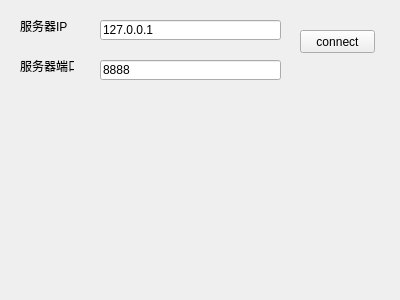
<?xml version="1.0" encoding="UTF-8"?>
<ui version="4.0">
 <class>ClientWidget</class>
 <widget class="QWidget" name="ClientWidget">
  <property name="geometry">
   <rect>
    <x>0</x>
    <y>0</y>
    <width>400</width>
    <height>300</height>
   </rect>
  </property>
  <property name="windowTitle">
   <string>Form</string>
  </property>
  <widget class="QLabel" name="label">
   <property name="geometry">
    <rect>
     <x>20</x>
     <y>20</y>
     <width>54</width>
     <height>12</height>
    </rect>
   </property>
   <property name="text">
    <string>服务器IP</string>
   </property>
  </widget>
  <widget class="QLineEdit" name="lineEditIP">
   <property name="geometry">
    <rect>
     <x>100</x>
     <y>20</y>
     <width>181</width>
     <height>20</height>
    </rect>
   </property>
   <property name="text">
    <string>127.0.0.1</string>
   </property>
  </widget>
  <widget class="QLabel" name="label_2">
   <property name="geometry">
    <rect>
     <x>20</x>
     <y>60</y>
     <width>54</width>
     <height>12</height>
    </rect>
   </property>
   <property name="text">
    <string>服务器端口</string>
   </property>
  </widget>
  <widget class="QLineEdit" name="lineEditPort">
   <property name="geometry">
    <rect>
     <x>100</x>
     <y>60</y>
     <width>181</width>
     <height>20</height>
    </rect>
   </property>
   <property name="text">
    <string>8888</string>
   </property>
  </widget>
  <widget class="QPushButton" name="pushButtonConnect">
   <property name="geometry">
    <rect>
     <x>300</x>
     <y>30</y>
     <width>75</width>
     <height>23</height>
    </rect>
   </property>
   <property name="text">
    <string>connect</string>
   </property>
  </widget>
 </widget>
 <resources/>
 <connections/>
</ui>
